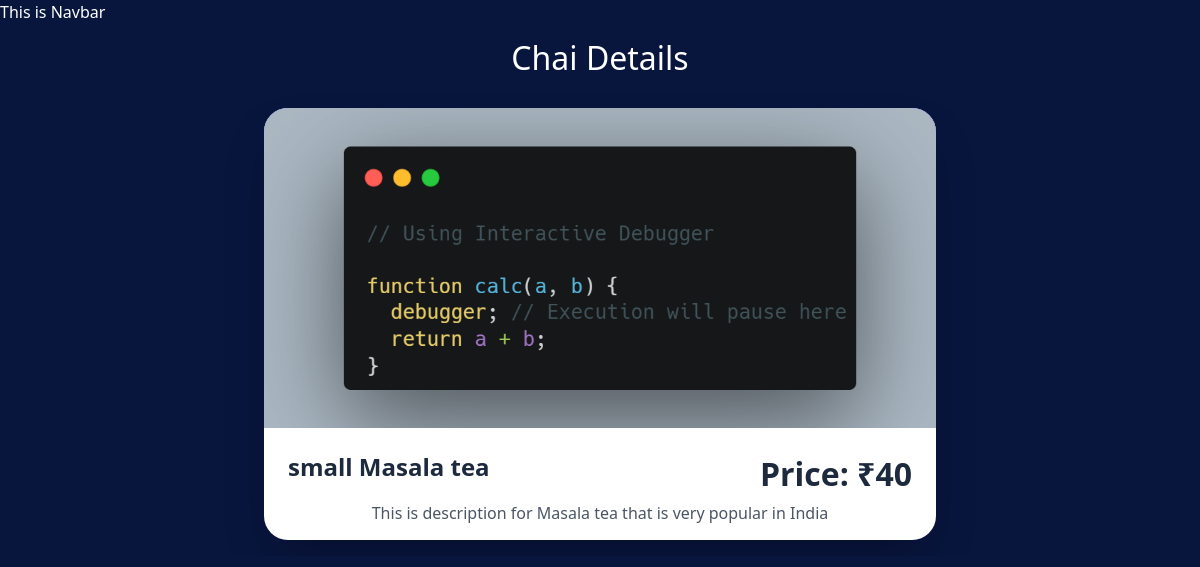
Screenshot of /myapp/1/ with the database file from the repository.
### myapp/models.py (models this page shows, shortened)
class ChaiVarity(models.Model):
    CHAI_TYPE_CHOICE = [
        ('ML', 'MASALA'),
        ('GR', 'GINGER'),
        ('KL', 'KIWI'),
        ('PL', 'PLAIN'),
        ('EL', 'ELACHI'),
    ]
    name = models.CharField(max_length=100)
    image = models.ImageField(upload_to='myapps/')
    price = models.IntegerField(default=0)
    date_added = models.DateTimeField(default=timezone.now)
    type = models.CharField(max_length=2, choices=CHAI_TYPE_CHOICE)
    description = models.TextField(default='')

### myapp/views.py (the view)
# urls.py: path('<int:chai_id>/', views.chai_detail, name='chai_detail'),
def chai_detail(request, chai_id):
    chai = get_object_or_404(ChaiVarity, pk=chai_id)
    return render(request, 'myapp/chai_detail.html', {'chai': chai})

### myapp/templates/myapp/chai_detail.html (shortened to what this page needs)
{% extends "layout.html" %}
{% block content %}
<div class="max-w-4xl mx-auto p-4 max-h-screen flex flex-col items-center justify-center overflow-hidden">
    <h2 class="text-center mb-8 text-white text-4xl font-light">Chai Details</h2>
    <div class="bg-white rounded-3xl shadow-2xl overflow-hidden max-w-2xl w-full transition-all duration-300 ease-in-out hover:-translate-y-2 hover:shadow-3xl group">
        <div class="relative w-full h-96 overflow-hidden bg-gradient-to-br from-indigo-400 to-purple-600 flex items-center justify-center md:h-80 sm:h-64">
            <img class="w-full h-full object-cover transition-transform duration-300 ease-in-out group-hover:scale-105" src="{{chai.image.url}}" alt="{{chai.name}}">
        </div>
        <div class="p-8 md:p-6 sm:p-6">
            <div class="flex justify-between items-start mb-4">
                <h3 class="text-3xl font-semibold text-slate-800 leading-tight md:text-2xl sm:text-xl flex-1">{{chai.name}}</h3>
                <h2 class="text-2xl font-semibold text-slate-800 md:text-xl sm:text-lg ml-4">Price: ₹{{chai.price}}</h2>
            </div>
            <div class="text-center">
                <p class="text-lg leading-relaxed text-gray-600 m-0 md:text-base">{{chai.description}}</p>
            </div>
        </div>
    </div>
</div>
{% endblock %}

### static/style.css (style rules this page uses)
body { background-color: #08153d; color: #ffff; }
h2 { text-align: center; font-size: 2em; }
p { font-size: 16px; line-height: 3.5px; }

### rows the page displays
ChaiVarity: image (picture), name "small Masala tea", price "40", description "This is description for Masala tea that is very popular in India"
